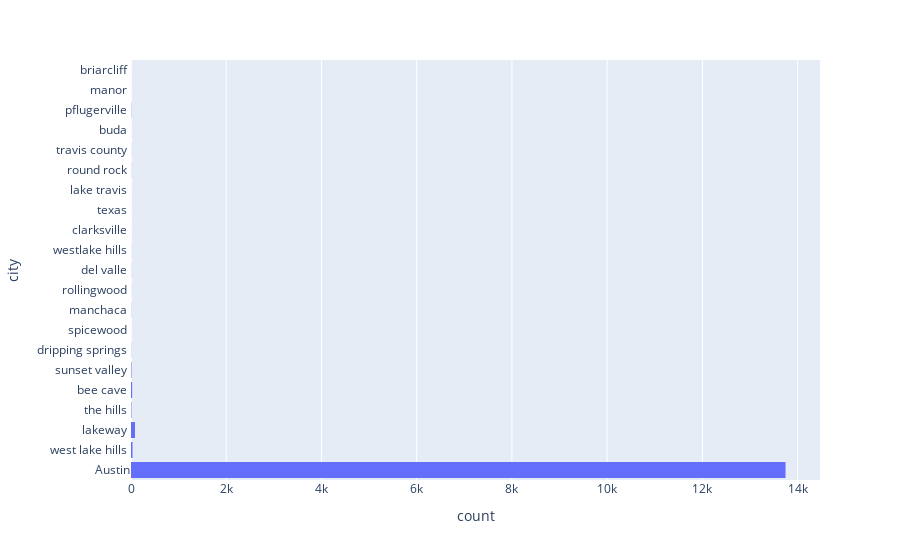

The notebook cell saved with this chart:
### Code cell
px.histogram(k1, y = 'city')

### Figure 1 — Plotly figure (JSON) as saved in the notebook; plotly's stock layout.template omitted (floating-point values rounded to 4 significant figures; data arrays with more than 128 entries replaced by an {"elided": "..."} marker saying what was removed)
{"data": [{"alignmentgroup": "True", "bingroup": "y", "hovertemplate": "count=%{x}<br>city=%{y}<extra></extra>", "legendgroup": "", "marker": {"color": "#636efa", "pattern": {"shape": ""}}, "name": "", "offsetgroup": "", "orientation": "h", "showlegend": false, "type": "histogram", "xaxis": "x", "y": {"elided": "14043 str values"}, "yaxis": "y"}], "layout": {"barmode": "relative", "legend": {"tracegroupgap": 0}, "margin": {"t": 60}, "xaxis": {"anchor": "y", "domain": [0, 1], "title": {"text": "count"}}, "yaxis": {"anchor": "x", "domain": [0, 1], "title": {"text": "city"}}}}
